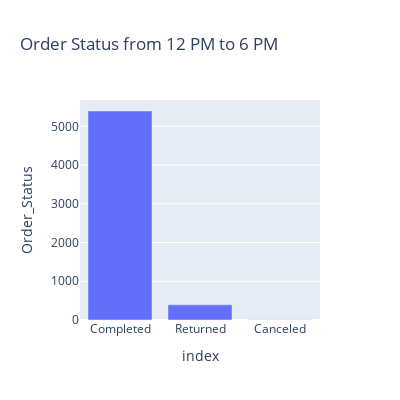

Here is the notebook cell this chart was saved with:
### Code cell
print('Ratio of Order Status from 12 PM to 6 PM:')
print(data.loc[data.Mins == 2].Order_Status.value_counts(normalize = True)*100)
px.bar(c, y = c.Order_Status, x = c.index, title = 'Order Status from 12 PM to 6 PM', height = 400, width = 400 )

### Figure 1 — Plotly figure (JSON) as saved in the notebook; plotly's stock layout.template omitted (floating-point values rounded to 4 significant figures)
{"data": [{"alignmentgroup": "True", "hovertemplate": "index=%{x}<br>Order_Status=%{y}<extra></extra>", "legendgroup": "", "marker": {"color": "#636efa"}, "name": "", "offsetgroup": "", "orientation": "v", "showlegend": false, "textposition": "auto", "type": "bar", "x": ["Completed", "Returned", "Canceled"], "xaxis": "x", "y": [5395, 391, 6], "yaxis": "y"}], "layout": {"barmode": "relative", "height": 400, "legend": {"tracegroupgap": 0}, "title": {"text": "Order Status from 12 PM to 6 PM"}, "width": 400, "xaxis": {"anchor": "y", "domain": [0.0, 1.0], "title": {"text": "index"}}, "yaxis": {"anchor": "x", "domain": [0.0, 1.0], "title": {"text": "Order_Status"}}}}
